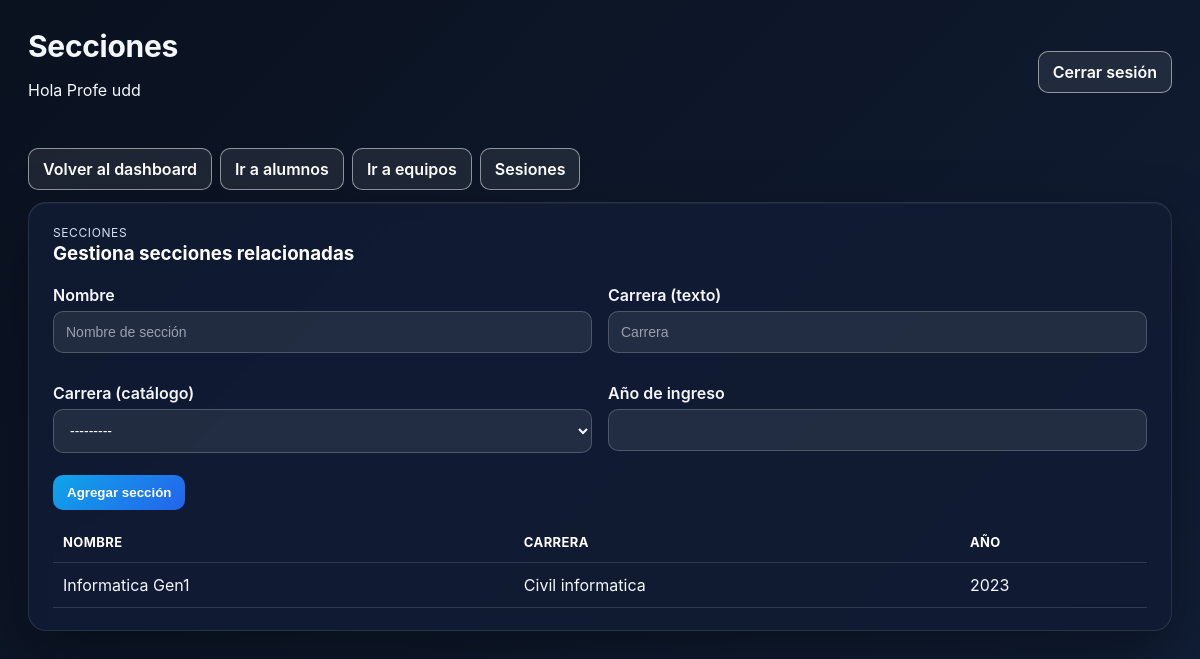
The app's page /profesor/secciones/ (signed in) with its own data.
### login/models.py (models this page shows, shortened)
class SeccionEstudiantes(models.Model):
    nombre = models.CharField(max_length=100)
    carrera = models.CharField(max_length=100, blank=True)
    carrera_fk = models.ForeignKey(
        "Carrera",
        related_name="secciones",
        on_delete=models.SET_NULL,
        null=True,
        blank=True,
        help_text="Nueva referencia normalizada a Carrera; preferir este campo sobre el texto legado.",
    )
    anio_ingreso = models.PositiveIntegerField(null=True, blank=True)
    fecha_creacion = models.DateTimeField(auto_now_add=True)

class Carrera(models.Model):
    nombre = models.CharField(max_length=200, unique=True)
    nombre_facultad = models.CharField(
        max_length=200,
        blank=True,
        help_text="Facultad a la que pertenece esta carrera.",
    )
    class Meta:
        ordering = ("nombre",)
    def __str__(self):
        return self.nombre

### login/panel_views.py (the view)
# urls.py: path("secciones/", views.profesor_secciones, name="secciones"),
@profesor_required
def profesor_secciones(request):
    sesiones = GameSession.objects.filter(profesor=request.user)
    secciones = SeccionEstudiantes.objects.filter(sesiones__in=sesiones).distinct().order_by("-fecha_creacion")
    form = SeccionEstudiantesForm(request.POST or None)
    if request.method == "POST" and form.is_valid():
        form.save()
        messages.success(request, "Sección creada/actualizada correctamente.")
        return redirect("profesorpanel:secciones")
    return render(
        request,
        "login/profesor/secciones.html",
        {"secciones": secciones, "form": form},
    )

### login/forms.py
class SeccionEstudiantesForm(BaseStyledModelForm):
    class Meta:
        model = SeccionEstudiantes
        fields = ["nombre", "carrera_fk", "carrera", "anio_ingreso"]
        widgets = {
            "nombre": forms.TextInput(attrs={"placeholder": "Nombre de sección"}),
            "carrera_fk": forms.Select(attrs={"class": "form-field"}),
            "carrera": forms.TextInput(attrs={"placeholder": "Carrera"}),
            "anio_ingreso": forms.NumberInput(attrs={"min": 2000}),
        }

### login/permissions.py (called while the page is built)
def user_has_role(user, role_name: str) -> bool:
    return user.is_authenticated and user.groups.filter(name=role_name).exists()

def is_profesor(user) -> bool:
    return user_has_role(user, PROFESOR_GROUP)

def _role_required(check_fn, error_message):
    def decorator(view_func):
        @wraps(view_func)
        def _wrapped(request, *args, **kwargs):
            if not request.user.is_authenticated:
                return redirect("login:login")
            if not check_fn(request.user):
                messages.error(request, error_message)
                return redirect("login:login")
            return view_func(request, *args, **kwargs)
        return login_required(_wrapped)
    return decorator

def profesor_required(view_func):
    return _role_required(lambda u: is_profesor(u) or is_admin(u), "No tienes permisos de profesor.")(
        view_func
    )

### login/templates/login/profesor/secciones.html (shortened to what this page needs)
{% extends "login/panel_base.html" %}
{% block header_title %}Secciones{% endblock %}
{% block content %}
<div class="panel-actions-row" style="margin-bottom:12px;">
    <a class="btn-link btn-outline" href="{% url 'profesorpanel:dashboard' %}">Volver al dashboard</a>
    <a class="btn-link btn-outline" href="{% url 'profesorpanel:alumnos' %}">Ir a alumnos</a>
    <a class="btn-link btn-outline" href="{% url 'profesorpanel:equipos' %}">Ir a equipos</a>
    <a class="btn-link btn-outline" href="{% url 'profesorpanel:sesiones' %}">Sesiones</a>
</div>
<div class="panel-card">
    <div class="card-header">
        <div>
            <p class="eyebrow">Secciones</p>
            <h3>Gestiona secciones relacionadas</h3>
        </div>
    </div>
    <form method="post" class="panel-form" style="margin-bottom:12px;">
        <div class="panel-grid two-col">
            <div class="form-group">
                <label for="{{ form.nombre.id_for_label }}">Nombre</label>
                {{ form.nombre }}
            </div>
            <div class="form-group">
                <label for="{{ form.carrera.id_for_label }}">Carrera (texto)</label>
                {{ form.carrera }}
            </div>
            <div class="form-group">
                <label for="{{ form.carrera_fk.id_for_label }}">Carrera (catálogo)</label>
                {{ form.carrera_fk }}
            </div>
            <div class="form-group">
                <label for="{{ form.anio_ingreso.id_for_label }}">Año de ingreso</label>
                {{ form.anio_ingreso }}
            </div>
        </div>
        <div class="panel-actions-row">
            <button type="submit" class="btn-link btn-primary">Agregar sección</button>
        </div>
    </form>
    <div class="panel-table-wrapper">
        <table class="panel-table">
            <thead>
                <tr>
                    <th>Nombre</th>
                    <th>Carrera</th>
                    <th>Año</th>
                </tr>
            </thead>
            <tbody>
                {% for s in secciones %}
                    <tr>
                        <td>{{ s.nombre }}</td>
                        <td>{{ s.carrera|default:s.carrera_fk.nombre|default:"-" }}</td>
                        <td>{{ s.anio_ingreso|default:"-" }}</td>
                    </tr>
                {% empty %}
                    <tr><td colspan="3">No hay secciones registradas relacionadas a tus sesiones.</td></tr>
                {% endfor %}
            </tbody>
        </table>
    </div>
</div>
{% endblock %}

### login/templates/login/panel_base.html (shortened to what this page needs)
{% load static %}
<!DOCTYPE html>
<html lang="es">
<head>
    <link rel="stylesheet" href="{% static 'login/css/panel.css' %}">
</head>
<body class="panel-body {% if request.resolver_match and request.resolver_match.app_name == 'adminpanel' %}admin-theme{% elif request.resolver_match and request.resolver_match.app_name == 'profesorpanel' %}professor-theme{% endif %}">
    <div class="panel-container">
        <div class="panel-topbar">
            <div>
                <h1>{% block header_title %}Panel{% endblock %}</h1>
                <p>Hola {{ request.user.get_full_name|default:request.user.username }}</p>
            </div>
            <div class="panel-actions">
                {% if request.user.is_authenticated %}
                    <a class="btn-link btn-outline" href="{% url 'login:logout' %}">Cerrar sesión</a>
                {% endif %}
            </div>
        </div>
        {% block content %}{% endblock %}
    </div>
</body>
</html>

### login/static/login/css/panel.css (style rules this page uses)
body.panel-body { font-family: 'Inter', 'Helvetica Neue', Arial, sans-serif; background: #0b1021; background-image: radial-gradient(circle at 20% 20%, rgba(255,255,255,0.06), transparent 20%), radial-gradient(circle at 80% 10%, rgba(255,255,255,0.05), transparent 18%), linear-gradient(135deg, #0b1021 0%, #0e152d 45%, #0b162f 100%); min-height: 100vh; margin: 0; padding: 28px; color: #e6edf9; }
.panel-body.professor-theme { background: linear-gradient(135deg, #0a111f 0%, #0e182b 50%, #111f38 100%); color: #f4f7ff; }
.panel-container { max-width: 1300px; margin: 0 auto; padding-bottom: 24px; }
.panel-topbar { display: flex; align-items: center; justify-content: space-between; color: #f5f8ff; margin-bottom: 32px; position: relative; }
.panel-topbar h1 { margin: 0; font-size: 30px; letter-spacing: -0.3px; }
.panel-topbar .panel-actions { display: flex; gap: 12px; }
.panel-card { background: #0f1a31; border-radius: 18px; padding: 22px 24px; box-shadow: 0 22px 64px rgba(0, 0, 0, 0.28), 0 1px 0 rgba(255, 255, 255, 0.08) inset, 0 1px 0 rgba(255, 255, 255, 0.05); border: 1px solid rgba(255,255,255,0.08); margin-bottom: 22px; text-decoration: none; color: #f7faff; display: block; backdrop-filter: blur(8px); }
.panel-body.admin-theme .panel-card, .panel-body.professor-theme .panel-card { background: rgba(17, 28, 52, 0.92); border: 1px solid rgba(255,255,255,0.1); box-shadow: 0 24px 60px rgba(0, 0, 0, 0.35), 0 1px 0 rgba(255, 255, 255, 0.05) inset; }
.panel-grid { display: grid; grid-template-columns: repeat(auto-fit, minmax(260px, 1fr)); gap: 20px; align-items: stretch; }
.panel-card h2, .panel-card h3 { margin-top: 0; margin-bottom: 8px; color: #ffffff; }
.panel-table { width: 100%; min-width: 100%; border-collapse: collapse; box-sizing: border-box; table-layout: auto; }
.panel-table th, .panel-table td { padding: 12px 10px; border-bottom: 1px solid rgba(255,255,255,0.14); text-align: left; color: #f5f7ff; word-break: break-word; white-space: normal; }
.panel-table-wrapper { width: 100%; overflow-x: auto; }
.panel-table th { font-weight: 700; color: #ffffff; text-transform: uppercase; letter-spacing: 0.4px; font-size: 13px; }
.panel-form .form-group { margin-bottom: 14px; }
.panel-form label { display: block; margin-bottom: 6px; font-weight: 600; color: #f4f6fb; }
.panel-form .form-group { margin-bottom: 14px; width: 100%; }
.panel-form input, .panel-form select, .panel-form textarea { display: block; width: 100%; border: 1px solid rgba(255,255,255,0.2); border-radius: 10px; padding: 12px; font-size: 14px; background: rgba(255,255,255,0.08); color: #f9fbff; box-sizing: border-box; }
.panel-form input::placeholder, .panel-form textarea::placeholder { color: rgba(233, 237, 247, 0.6); }
.panel-form .panel-grid { gap: 16px; width: 100%; align-items: start; }
.btn-link { display: inline-block; padding: 10px 14px; border-radius: 10px; border: none; color: #ffffff; text-decoration: none; cursor: pointer; font-weight: 600; transition: transform 0.08s ease, box-shadow 0.12s ease; }
.btn-primary { background: linear-gradient(135deg, #0ea5e9 0%, #2563eb 100%); }
.btn-outline { border: 1px solid rgba(255,255,255,0.5); color: #ffffff; background: rgba(255,255,255,0.08); }
.panel-actions-row { display: flex; gap: 8px; flex-wrap: wrap; margin-top: 8px; }
.eyebrow { text-transform: uppercase; letter-spacing: 0.6px; font-size: 12px; color: #d5ddf2; margin: 0 0 2px 0; }
.card-header { display: flex; align-items: center; justify-content: space-between; gap: 12px; margin-bottom: 12px; }
.two-col { grid-template-columns: repeat(auto-fit, minmax(360px, 1fr)); }

### records on screen
SeccionEstudiantes: nombre "Informatica Gen1", carrera "Civil informatica", anio_ingreso "2023"

### other values on screen
{{ request.user.get_full_name|default:request.user.username }} "Profe udd"
